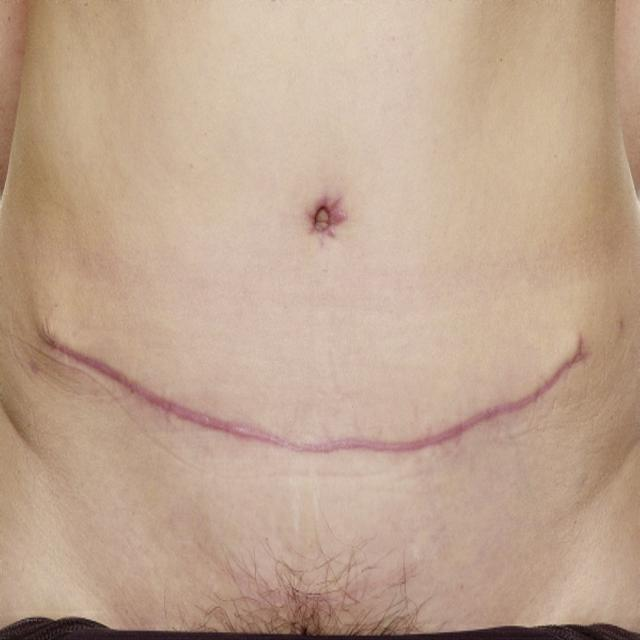
#> input picture data/yolo_formatted/test/images/035432_jpg.rf.eed609247ed6350261f4a82c93452669.jpg, 640 x 640 px
$ python -i detector.py   (imports and definitions only)
#> lines starting #> are read from the running program, lines starting #| are printed output that depends on the picture; after the words box and inside, x2 and y2 are one past the last pixel; in counts of white or black regions, pixels touching at a corner belong together
#> further down, picture is the input picture: shape (640, 640, 3); mean B, G, R 143.9, 164.4, 191.5
"""Offline-first visual detector used by the VitalMoment prototype.

The detector deliberately contains no workflow decisions. It only extracts raw visual
measurements which are converted to observations by StateBuilder.
"""
from __future__ import annotations

from dataclasses import dataclass
from typing import Any, Dict, List, Optional, Tuple

import cv2
import numpy as np


@dataclass(frozen=True)
class DetectorConfig:
    detector_id: str = "hsv_skin_guard_v3"
    threshold_set: str = "v3_skin_guard"
    min_red_pixels: int = 250
    wound_presence_pct: float = 0.75
    severe_blood_pct: float = 4.0
    blood_detected_pct: float = 1.5
    blue_hue_low: int = 90
    blue_hue_high: int = 140

    # --- ROI lock-on settings ---
    # Expansion factor applied to the last-known wound bbox to form the search ROI.
    roi_expand_factor: float = 2.5
    # How many consecutive misses before we reset the ROI and scan the full frame.
    roi_miss_limit: int = 8

    # --- Temporal bbox smoothing ---
    # EMA alpha for bbox coordinates. Lower = smoother but slower to react.
    bbox_ema_alpha: float = 0.35


class HSVBleedingDetector:
    """Detect staged blood/red regions and a blue dressing prop with OpenCV only."""

    def __init__(self, config: Optional[DetectorConfig] = None):
        self.config = config or DetectorConfig()
        # --- ROI lock-on state ---
        self._last_bbox: Optional[Tuple[int, int, int, int]] = None  # (x, y, w, h)
        self._consecutive_misses: int = 0
        # --- Temporal smoothing state ---
        self._smooth_bbox: Optional[List[float]] = None  # [x, y, w, h] as floats

    def _compute_roi(self, frame_h: int, frame_w: int) -> Optional[Tuple[int, int, int, int]]:
        """Return (x, y, w, h) of the ROI to search, or None for full-frame."""
        if self._last_bbox is None:
            return None
        lx, ly, lw, lh = self._last_bbox
        cx, cy = lx + lw / 2.0, ly + lh / 2.0
        expand = self.config.roi_expand_factor
        rw = int(lw * expand)
        rh = int(lh * expand)
        rx = max(0, int(cx - rw / 2.0))
        ry = max(0, int(cy - rh / 2.0))
        rw = min(rw, frame_w - rx)
        rh = min(rh, frame_h - ry)
        if rw < 20 or rh < 20:
            return None
        return (rx, ry, rw, rh)

    # [22 lines left out: functions _smooth, _largest_component, not called in this run]

    def detect(self, frame: np.ndarray) -> Dict[str, Any]:
        if frame is None or frame.ndim != 3:
            raise ValueError("frame must be a BGR image with shape (H, W, 3)")

        full_h, full_w = frame.shape[:2]
        full_total_pixels = float(full_h * full_w)

        # --- ROI selection -------------------------------------------------------
        roi_rect = self._compute_roi(full_h, full_w)
        if roi_rect is not None:
            rx, ry, rw, rh = roi_rect
            search_frame = frame[ry:ry + rh, rx:rx + rw]
            roi_offset = (rx, ry)
        else:
            search_frame = frame
            roi_offset = (0, 0)

        h, w = search_frame.shape[:2]
        total_pixels = float(h * w)
        hsv = cv2.cvtColor(search_frame, cv2.COLOR_BGR2HSV)
#> hsv: shape (640, 640, 3); mean H, S, V 16, 65.1, 191.5
        ycrcb = cv2.cvtColor(search_frame, cv2.COLOR_BGR2YCrCb)
#> ycrcb: shape (640, 640, 3); mean of channels 0, 1, 2 170.2, 143.2, 113.1
        b_ch, g_ch, r_ch = cv2.split(search_frame)
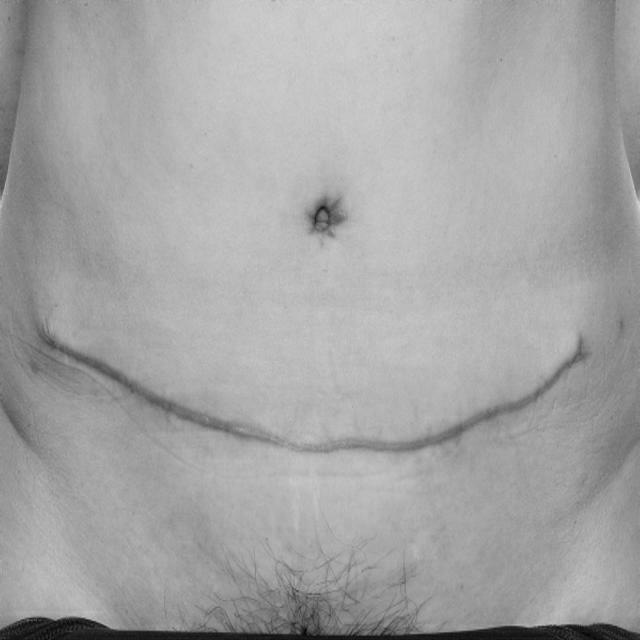
#> g_ch: shape (640, 640); min 5, max 211, mean 164.4
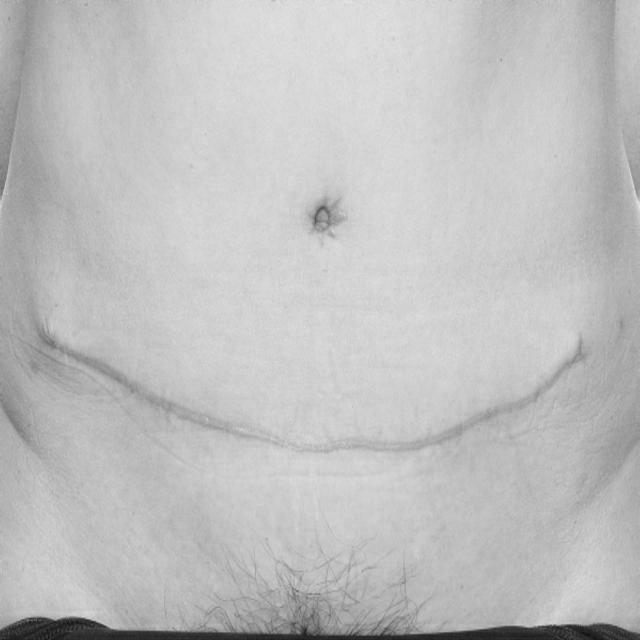
#> r_ch: shape (640, 640); min 17, max 228, mean 191.5
        rf, gf, bf = r_ch.astype(np.float32), g_ch.astype(np.float32), b_ch.astype(np.float32)

        # A plain HSV red threshold is too permissive for skin. In particular, normal
        # warm skin can fall inside H=0..12 and produce enormous false wound regions.
        # Keep HSV as the first gate, then require red dominance and local contrast.
        red_hue = (hsv[:, :, 0] <= 12) | (hsv[:, :, 0] >= 168)
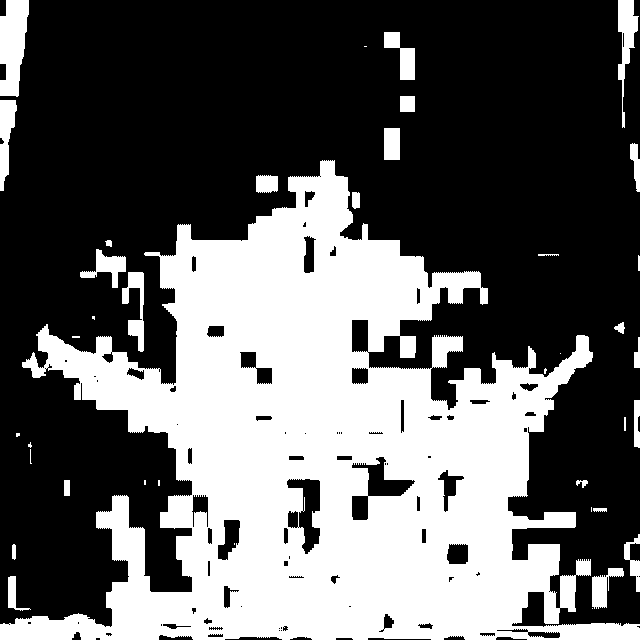
#> red_hue: shape (640, 640) bool; 38.1% white; 39 white regions (13 under 20 px), largest, box (x1, y1, x2, y2) and area: (0, 160, 640, 640) 145744, (0, 0, 29, 97) 2106, (618, 0, 639, 128) 1088
        red_excess = rf - ((gf + bf) * 0.5)
        red_minus_green = rf - gf
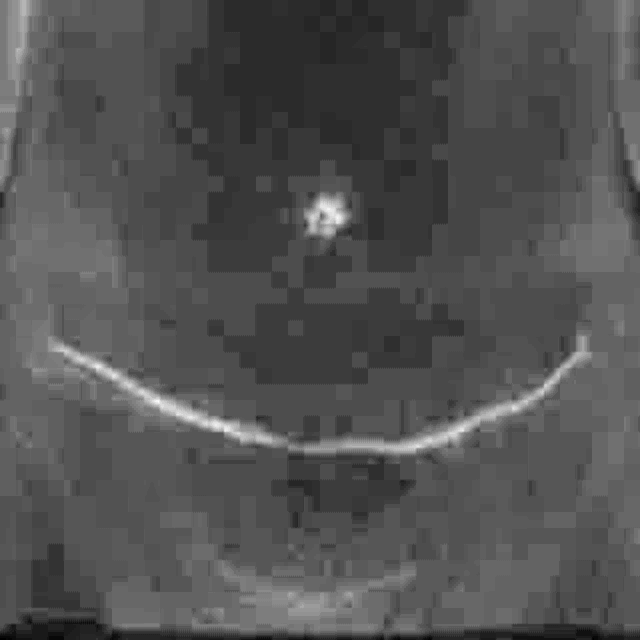
#> red_minus_green: shape (640, 640) float32; min 8, max 67, mean 27; drawn with min black and max white
        red_minus_blue = rf - bf
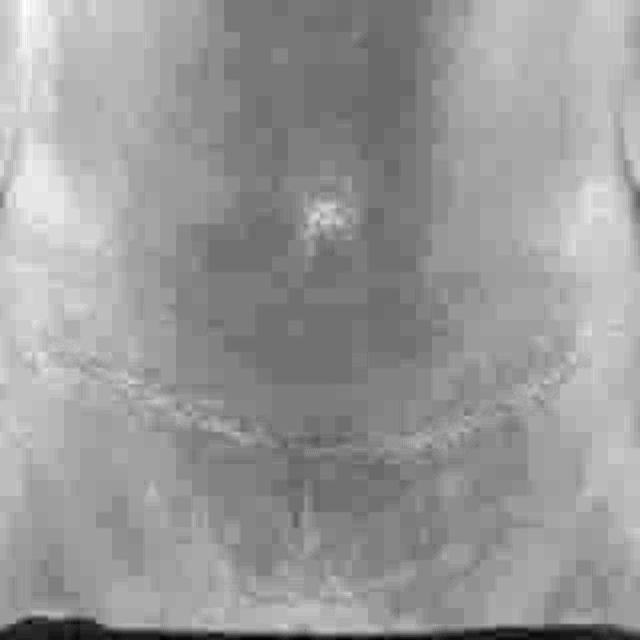
#> red_minus_blue: shape (640, 640) float32; min 3, max 77, mean 47.6; drawn with min black and max white
        local_red_excess = red_excess - cv2.GaussianBlur(red_excess, (0, 0), 7)
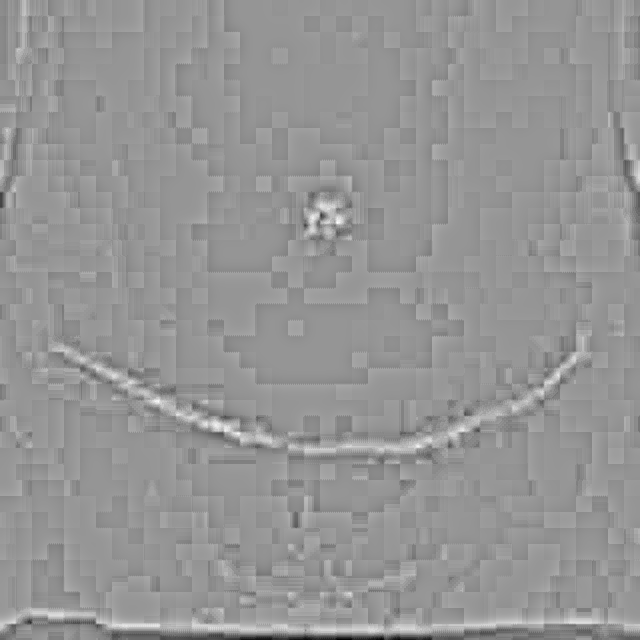
#> local_red_excess: shape (640, 640) float32; min -20.44, max 14.38, mean -0.00751; drawn with min black and max white

        # --- Tighter thresholds to reduce false positives from skin ---------------
        broad_red = (
            red_hue
            & (hsv[:, :, 1] >= 70)
            & (hsv[:, :, 2] >= 40)
            & (red_minus_green >= 40)   # balanced: rejects skin, keeps blood
            & (red_minus_blue >= 48)    # balanced: rejects skin, keeps blood
            & (red_excess >= 58)        # balanced: rejects skin, keeps blood
        )
#> broad_red: shape (640, 640) bool; 0.15% white; 12 white regions (7 under 20 px), largest, box (x1, y1, x2, y2) and area: (16, 0, 29, 56) 349, (320, 204, 335, 224) 138, (152, 399, 162, 404) 38, (335, 216, 341, 224) 31, (312, 214, 319, 220) 29

        # Approximate skin mask. It is NOT used to blanket-reject blood, because fresh
        # blood on skin can share some skin chroma. It is used only when a red component
        # is diffuse and skin-like rather than locally distinct.
        skin = (
            (ycrcb[:, :, 1] >= 135) & (ycrcb[:, :, 1] <= 180)
            & (ycrcb[:, :, 2] >= 85) & (ycrcb[:, :, 2] <= 135)
        )
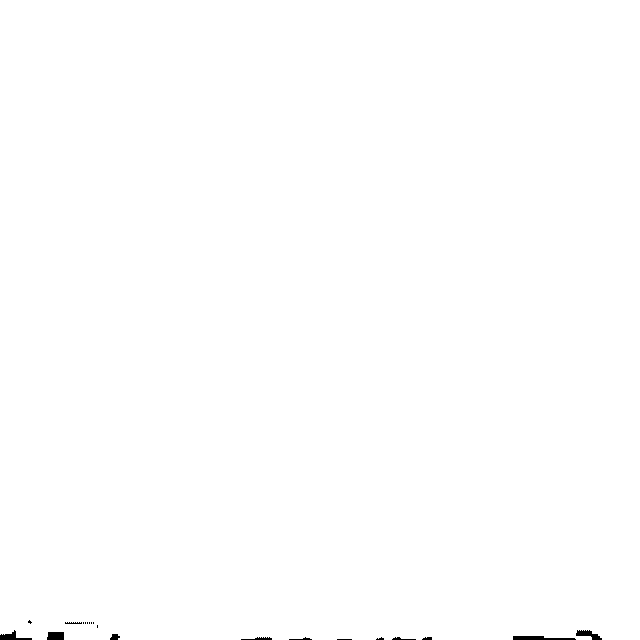
#> skin: shape (640, 640) bool; 99.8% white; 20 black regions (10 under 20 px), largest, box (x1, y1, x2, y2) and area: (513, 636, 576, 640) 187, (0, 630, 32, 640) 136, (576, 630, 602, 640) 134

        candidate = broad_red & (local_red_excess >= 5)
        candidate = candidate.astype(np.uint8) * 255
        candidate = cv2.morphologyEx(candidate, cv2.MORPH_OPEN, np.ones((3, 3), np.uint8))
#> candidate: shape (640, 640); 0.05% white; 5 white regions (1 under 20 px), largest, box (x1, y1, x2, y2) and area: (320, 204, 335, 214) 96, (153, 399, 160, 404) 32, (312, 214, 319, 220) 29, (336, 216, 340, 223) 26
        candidate = cv2.morphologyEx(candidate, cv2.MORPH_CLOSE, np.ones((7, 7), np.uint8))
#> candidate: shape (640, 640); 0.05% white; 5 white regions (1 under 20 px)

        # --- Minimum contour area: ignore noise below 0.05% of search region -----
        min_contour_area = max(float(self.config.min_red_pixels), total_pixels * 0.0005)

        # Select a coherent wound-like component. Large diffuse skin regions are rejected;
        # compact, strongly red/local-contrast regions remain eligible.
        contours, _ = cv2.findContours(candidate, cv2.RETR_EXTERNAL, cv2.CHAIN_APPROX_SIMPLE)
#> contours = 5 contours, 3 with area under 20; largest, box (x1, y1, x2, y2) and area: (320, 204, 335, 214) 84, (153, 399, 160, 404) 22
        best = None
        best_score = -1.0
        accepted_mask = np.zeros_like(candidate)
        for contour in contours:
            area = float(cv2.contourArea(contour))
            if area < min_contour_area:
                continue
            x, y, bw, bh = cv2.boundingRect(contour)
            comp = np.zeros_like(candidate)
            cv2.drawContours(comp, [contour], -1, 255, -1)
            pix = comp > 0
            skin_fraction = float(np.count_nonzero(skin & pix)) / max(1, int(np.count_nonzero(pix)))
            mean_excess = float(np.mean(red_excess[pix]))
            mean_local = float(np.mean(local_red_excess[pix]))
            mean_sat = float(np.mean(hsv[:, :, 1][pix]))
            area_pct = area / total_pixels * 100.0

            # Normal skin tends to be broad, low-local-contrast and skin-dominant.
            # A compact red region with strong red excess/local contrast is retained.
            strong_blood = mean_excess >= 75.0 and mean_local >= 7.0
            diffuse_skin = skin_fraction >= 0.75 and mean_local < 12.0 and mean_excess < 85.0
            too_large = area_pct > 20.0  # was 45.0 — lowered to reject unreasonably large regions
            if diffuse_skin or too_large:
                continue

            # Score favors red dominance and local contrast, with a mild compactness term.
            perimeter = max(float(cv2.arcLength(contour, True)), 1.0)
            compactness = min(1.0, (4.0 * np.pi * area) / (perimeter * perimeter))
            score = (
                min(2.0, mean_excess / 55.0)
                + min(2.0, mean_local / 12.0)
                + min(1.0, mean_sat / 140.0)
                + compactness
            )
            if strong_blood:
                score += 1.0
            if skin_fraction > 0.65:
                score -= 0.5

            if score > best_score:
                best_score = score
                best = (x, y, bw, bh, area, mean_excess, mean_local, skin_fraction, strong_blood)
#> this loop made 5 passes
#> area on passes 1, 4: 22, 84.5
#> after the loop, best_score = -1

        if best is not None:
            x, y, bw, bh, area, mean_excess, mean_local, skin_fraction, strong_blood = best
            # Only expose the winning component as the blood mask. This prevents unrelated
            # red facial/background pixels from inflating blood_pixels_pct.
            contour_mask = np.zeros_like(candidate)
            contours2, _ = cv2.findContours(candidate, cv2.RETR_EXTERNAL, cv2.CHAIN_APPROX_SIMPLE)
            for c in contours2:
                if cv2.boundingRect(c) == (x, y, bw, bh) and abs(cv2.contourArea(c) - area) < max(2.0, area * 0.02):
                    cv2.drawContours(contour_mask, [c], -1, 255, -1)
                    break
            blood_mask = contour_mask

            # --- Translate bbox back to full-frame coordinates --------------------
            abs_x = x + roi_offset[0]
            abs_y = y + roi_offset[1]
            raw_bbox = (abs_x, abs_y, bw, bh)

            # --- Apply temporal smoothing -----------------------------------------
            blood_bbox = self._smooth(raw_bbox)

            blood_area = area
            evidence = max(0.0, min(1.0, 0.45 * min(1.0, mean_excess / 100.0) + 0.35 * min(1.0, mean_local / 20.0) + 0.20 * min(1.0, mean_sat / 180.0)))
            confidence = 0.35 + 0.60 * evidence
            if skin_fraction > 0.70 and not strong_blood:
                confidence *= 0.65

            # --- Update ROI lock-on state -----------------------------------------
            self._last_bbox = blood_bbox
            self._consecutive_misses = 0
        else:
            blood_mask = accepted_mask
            blood_bbox = None
            blood_area = 0.0
            confidence = 0.20

            # --- ROI miss tracking ------------------------------------------------
            self._consecutive_misses += 1
            if self._consecutive_misses >= self.config.roi_miss_limit:
                # Too many misses — reset to full-frame scanning
                self._last_bbox = None
                self._smooth_bbox = None
                self._consecutive_misses = 0

        # blood_pct relative to the *full frame* for consistent thresholding
        blood_pct = (float(cv2.countNonZero(blood_mask)) / full_total_pixels) * 100.0
#> blood_pct = 0
#> blood_mask: shape (640, 640); every value is 0
        wound_present = bool(
            blood_bbox
            and blood_area >= self.config.min_red_pixels
            and blood_pct >= self.config.wound_presence_pct
            and confidence >= 0.45
        )
#> wound_present = False

        # Blue/green staged cloth. We measure overlap against the selected wound box.
        blue_mask = cv2.inRange(
            hsv,
            np.array([self.config.blue_hue_low, 80, 40]),
            np.array([self.config.blue_hue_high, 255, 255]),
        )
        cloth_overlap_pct = 0.0
        if blood_bbox:
            bx, by, bbw, bbh = blood_bbox
            # Translate back to search-frame coordinates for the overlap check
            local_bx = bx - roi_offset[0]
            local_by = by - roi_offset[1]
            roi = blue_mask[max(0, local_by):min(h, local_by + bbh), max(0, local_bx):min(w, local_bx + bbw)]
            if roi.size:
                cloth_overlap_pct = float(cv2.countNonZero(roi)) / float(roi.size) * 100.0

        return {
            "detector_id": self.config.detector_id,
            "threshold_set": self.config.threshold_set,
            "blood_pixels_pct": blood_pct,
            "blood_bbox": list(blood_bbox) if blood_bbox else None,
            "wound_contour_present": wound_present,
            "cloth_overlap_pct": cloth_overlap_pct,
            "detection_confidence": confidence,
            # Expose ROI for overlay drawing (optional, ignored by downstream)
            "_roi_rect": list(roi_rect) if roi_rect else None,
        }

>>> import cv2
>>> picture = cv2.imread('../../data/yolo_formatted/test/images/035432_jpg.rf.eed609247ed6350261f4a82c93452669.jpg')
>>> result = HSVBleedingDetector().detect(picture)
#> result = 8 items

$ run again, on data/yolo_formatted/test/images/1025454_jpg.rf.140be378ea7d83b4c96a9484f724f0f8.jpg
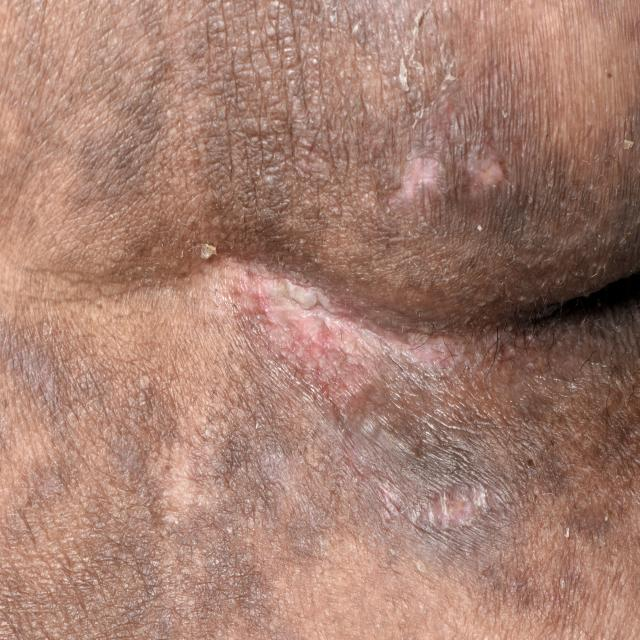
#> input picture data/yolo_formatted/test/images/1025454_jpg.rf.140be378ea7d83b4c96a9484f724f0f8.jpg, 640 x 640 px
#> picture is the input picture: shape (640, 640, 3); mean B, G, R 112.6, 127, 166.2
#> hsv: shape (640, 640, 3); mean H, S, V 8.7, 84.8, 166.2
#> ycrcb: shape (640, 640, 3); mean of channels 0, 1, 2 137.1, 148.8, 114.2
#> in detect, `red_hue = (hsv[:, :, 0] <= 12) | (hsv[:, :, 0] >= 168)`:
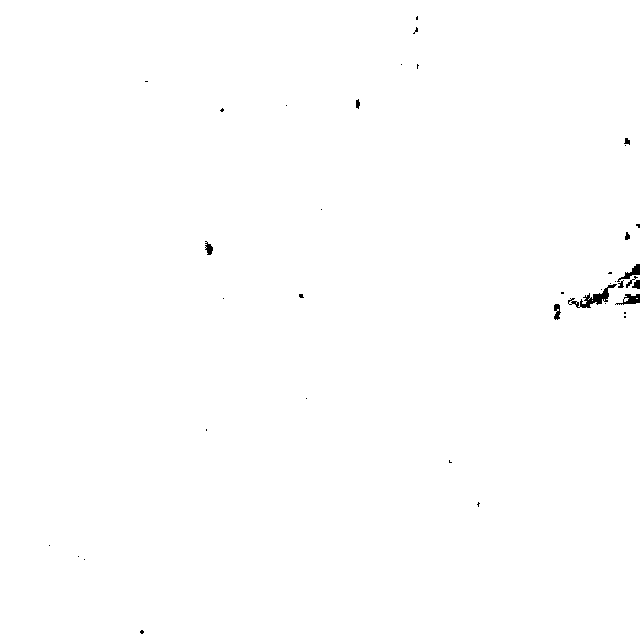
#> red_hue: shape (640, 640) bool; 99.7% white; 39 black regions (28 under 20 px), largest, box (x1, y1, x2, y2) and area: (568, 284, 617, 308) 337, (615, 294, 640, 305) 142, (617, 264, 640, 282) 134
#> broad_red: shape (640, 640) bool; 9.7% white; 171 white regions (98 under 20 px), largest, box (x1, y1, x2, y2) and area: (0, 170, 214, 436) 15691, (288, 556, 442, 640) 4809, (538, 16, 604, 144) 3493
#> skin: shape (640, 640) bool; 99.2% white; 3 black regions (2 under 20 px), largest, box (x1, y1, x2, y2) and area: (522, 264, 640, 326) 3346
#> in detect, `candidate = cv2.morphologyEx(candidate, cv2.MORPH_OPEN, np.ones((3, 3)..`:
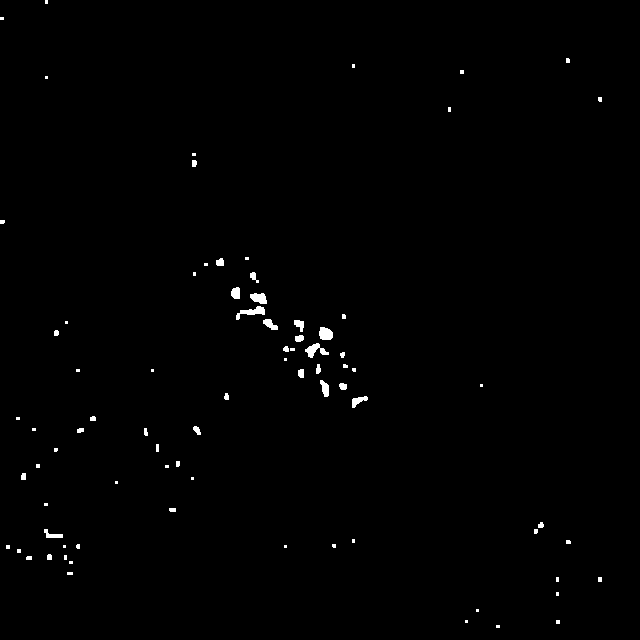
#> candidate: shape (640, 640); 0.63% white; 81 white regions (48 under 20 px), largest, box (x1, y1, x2, y2) and area: (236, 306, 265, 320) 170, (305, 343, 329, 358) 164, (319, 327, 333, 340) 150
#> contours = 74 contours, 55 with area under 20; largest, box (x1, y1, x2, y2) and area: (236, 293, 278, 330) 375, (305, 343, 329, 358) 152, (319, 327, 333, 340) 130, (294, 320, 304, 342) 108, (320, 380, 329, 397) 81
#> the loop in detect, `for contour in contours:` made 74 passes
#> area on passes 22, 28, 35, 37, 40, 43, 44, 45: 61.5, 22.5, 20, 34, 78.5, 35.5, 81, 36.5
#> after the loop in detect, `for contour in contours:`: best_score = -1
#> blood_pct = 0
#> blood_mask: shape (640, 640); every value is 0
#> wound_present = False
#> result = 8 items
